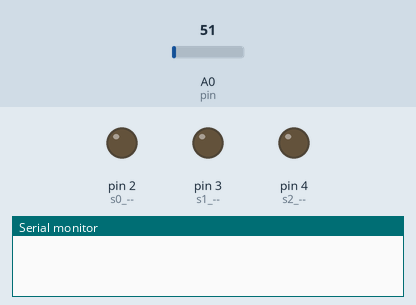
The sketch below on a simulated Arduino Uno, built with avr-gcc and run on an emulated ATmega328P. Parts: output pins drawn as LEDs (lit = HIGH), the last lines printed to the serial monitor. The test bench sets the inputs (shaded band); at power-on: A0 (pin) = 51.

Above: at 0.04 s.
At 0.5 s:
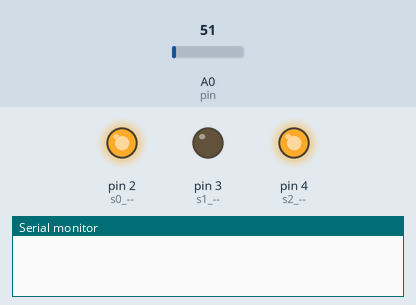
At 0.87 s:
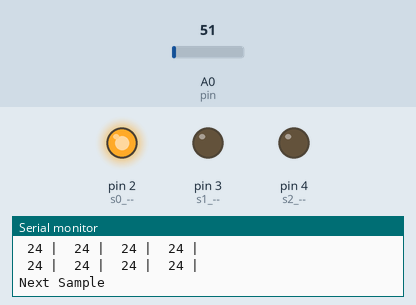
At 1.32 s:
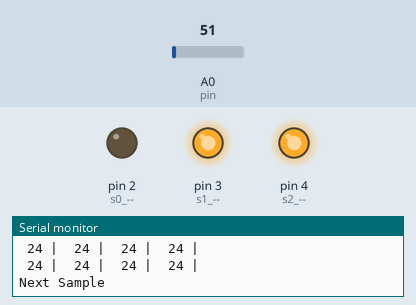
At 1.87 s:
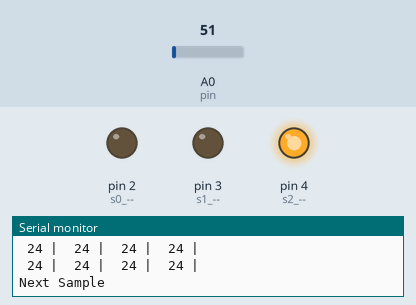
At 2.88 s:
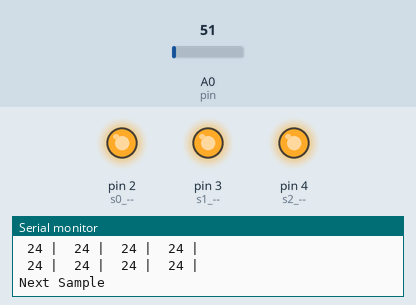
Timing chart, 0 to 3.2 s (numbered marks = the images above):
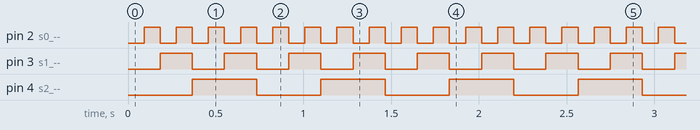

The sketch:

AnalogMultiplexRead.ino
```cpp
// (licence header left out)
int pin = 0; // analog pin
int tempc = 0,tempf=0; // temperature variables
int samples[8]; // variables to make a better precision
String strRowOne = "";
String strRowTwo = "";
String strTemp = "";
int maxi = -100,mini = 100; // to start max/min temperature
int i;
int j;
int r0 = 0; //value of the select pin on the 4051 (A on the data sheet)
int r1 = 0; //value of the select pin on the 4051 (B on the data sheet)
int r2 = 0; //value of the select pin on the 4051 (C on the data sheet)

void setup()
{
pinMode(2,OUTPUT); //s0 --> A
pinMode(3,OUTPUT); //s1 --> B
pinMode(4,OUTPUT); //s2 --> C

Serial.begin(9600); // start serial communication
}

void loop()
{
for (j=0;j<=7;j++){   // read first four pins of the 4051
  r0 = bitRead(j,0);  // read the first bit of our loop counter
  r1 = bitRead(j,1);  // read the second bit of our loop counter
  r2 = bitRead(j,2);
  digitalWrite(2,r0); // write to the first Select pin on the 4051
  digitalWrite(3,r1); // write to the second Select pin of the 4051
  digitalWrite(4,r2); // you get the idea

  for(i = 0;i<=7;i++){ // gets 8 samples of temperature
  samples[i] = ( 5.0 * analogRead(pin) * 100.0) / 1024.0;
  tempc = tempc + samples[i];
  delay(10);
//  Serial.println(samples[i],DEC);
  }

  tempc = tempc/8.0; // better precision
  tempf = (tempc * 9)/ 5 + 32; // converts to fahrenheit

  if(tempc > maxi) {maxi = tempc;} // set max temperature
  if(tempc < mini) {mini = tempc;} // set min temperature
  strTemp = String(tempc,DEC);

 if(j==0)
  {
    strRowOne = ""; // Initialize the strings
    strRowTwo = "";
  }
  if(j<=3)
  {
 //   strRowOne = String(strRowOne + " " +j + " " + r2 + r1 + r0);
    strRowOne = String(strRowOne + " " + strTemp + " | ");
  }
  else
  {
 //   strRowTwo = String(strRowTwo + " " + j + " " + r2 + r1 + r0);
    strRowTwo = String(strRowTwo + " " + strTemp + " | ");
  }
  if(j==7)
  {
   Serial.println(strRowOne);
   Serial.println(strRowTwo);
   Serial.println("Next Sample");
  }
  tempc = 0;
  delay(10); // delay before loop
}
}
```

Measured:
- by itself, pin 2 (s0_--): alternates HIGH for 0.09 s and LOW for 0.09 s
- by itself, pin 3 (s1_--): alternates HIGH for 0.18 s and LOW for 0.18 s
- by itself, pin 4 (s2_--): alternates HIGH for 0.37 s and LOW for 0.37 s
